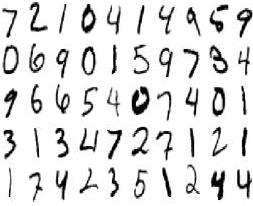
#> input picture Image_Processing/testimage.jpg, 253 x 206 px
$ python -i imgpreprocess.py   (imports and definitions only)
#> lines starting #> are read from the running program, lines starting #| are printed output that depends on the picture; after the words box and inside, x2 and y2 are one past the last pixel; in counts of white or black regions, pixels touching at a corner belong together
"""
imgpreprocess.py
~~~~~~~~~~~~~~~~
A module to preprocess and segement an image containing digits in several lines
into lines and further into separate digits. These segmented images of digits
are then fed to neural networks for recognition.
"""

import numpy as np
import matplotlib.pyplot as plt
import os
import cv2
import Image_Processing.center_image as c_img


class Preprocess(object):

    """Preprocess class is initialized by passing an image as argument."""

    def __init__(self, imagepath):
        """:param str imagepath :  the path of the image to be segmented"""
#> called with imagepath = 'testimage.jpg'
        if type(imagepath) == str:
            if os.path.isfile(imagepath):
                try:
                    self.image = cv2.imread(imagepath, 0)
#> self.image is the input picture: shape (206, 253); min 0, max 255, mean 224.1
                except IOError:
                    print(imagepath, "not an image file")
            else:
                raise IOError("File doesnot exist")
        else:
            raise TypeError("Expected imagepath as a string")

    def segment_lines(self, bin_block_size=0.5):
        """The image containing text is segmented into lines and returns
        a list of the lines

        :return: List of arrays, each array is a line from image

        """
        bin_block_size = int(bin_block_size * 399)
        denoised_img = cv2.fastNlMeansDenoising(binaryimg
                                                (self.image, bin_block_size),
                                                None, 200, 7, 7)
#> in binaryimg, `binary_image = cv2.adaptiveThreshold(blur_image, 1, cv2.ADAPTIVE_THRES..`:
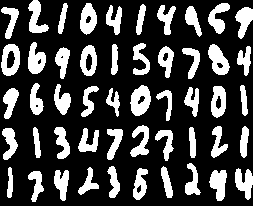
#> binary_image: shape (206, 253); values 0 (black) and 1 (white), 26.5% white; 50 white regions, largest, box (x1, y1, x2, y2) and area: (130, 85, 151, 116) 447, (208, 44, 230, 75) 403, (1, 44, 20, 76) 396
#> in binaryimg, `blurred_bin = cv2.GaussianBlur(binary_image, (7, 7), 3)`: blurred_bin: shape (206, 253); values 0 (black) and 1 (white), 25.7% white; 50 white regions, largest, box (x1, y1, x2, y2) and area: (131, 86, 151, 116) 447, (0, 44, 20, 76) 417, (208, 44, 229, 75) 406
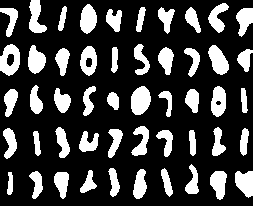
#> denoised_img: shape (206, 253); values 0 (black) and 1 (white), 24.4% white; 50 white regions, largest, box (x1, y1, x2, y2) and area: (131, 86, 151, 115) 447, (0, 44, 20, 76) 428, (208, 45, 229, 75) 396
        cropped_image = cropimg(denoised_img)
#> in cropimg, `y1, y2 = row_sum[0][0], row_sum[0][-1]`: y1 = 0; y2 = 199
#> in cropimg, `x1, x2 = col_sum[0][0], col_sum[0][-1]`: x1 = 0; x2 = 252
        plt.imshow(cropped_image)
        plt.show()
        lines = []
        limg = cropped_image.copy()
        last_lin = last_line(limg)
#> last_lin: shape (36, 253); values 0 (black) and 1 (white), 26.8% white; 10 white regions, largest, box (x1, y1, x2, y2) and area: (235, 7, 253, 34) 369, (210, 7, 227, 36) 345, (133, 5, 147, 35) 293
        while not np.sum(limg) == np.sum(last_lin):
            m, n = limg.shape
            p = 0
            for i in range(1, m):
                if np.sum(limg[i, :]) == 0 and\
                   np.sum(limg[i - 1, :]) != 0 and np.sum(limg[i - 5, :]) != 0:
                    lines.append(limg[:i, :])
                    p = i
                    break
            limg = limg[p:, :]
            limg = cropimg(limg)
#> this loop made 4 passes
#> (m, n, y1 in cropimg, y2 in cropimg, x1 in cropimg, x2 in cropimg) on passes 1 to 4: (200, 253, 7, 162, 0, 252), (156, 253, 8, 122, 3, 252), (115, 250, 9, 82, 0, 249), (74, 250, 5, 40, 4, 249)
#> pass 1, in segment_lines, `limg = limg[p:, :]`:
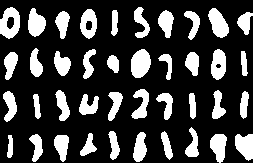
#> limg: shape (163, 253); values 0 (black) and 1 (white), 24.6% white; 40 white regions, largest, box (x1, y1, x2, y2) and area: (131, 49, 151, 78) 447, (0, 7, 20, 39) 428, (208, 8, 229, 38) 396
#> pass 1, in cropimg (call 2), `cropped_image = image[y1:y2 + 1, x1:x2 + 1]`:
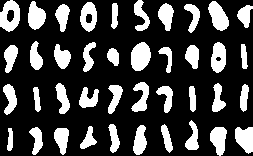
#> cropped_image: shape (156, 253); values 0 (black) and 1 (white), 25.7% white; 40 white regions, largest, box (x1, y1, x2, y2) and area: (131, 42, 151, 71) 447, (0, 0, 20, 32) 428, (208, 1, 229, 31) 396
#> pass 2, in segment_lines, `limg = limg[p:, :]`:
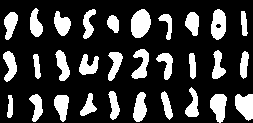
#> limg: shape (123, 253); values 0 (black) and 1 (white), 23.2% white; 30 white regions, largest, box (x1, y1, x2, y2) and area: (131, 9, 151, 38) 447, (235, 94, 253, 121) 369, (211, 9, 226, 40) 356
#> pass 2, in cropimg (call 3), `cropped_image = image[y1:y2 + 1, x1:x2 + 1]`:
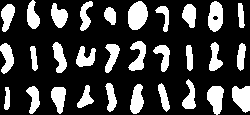
#> cropped_image: shape (115, 250); values 0 (black) and 1 (white), 25.1% white; 30 white regions, largest, box (x1, y1, x2, y2) and area: (128, 1, 148, 30) 447, (232, 86, 250, 113) 369, (208, 1, 223, 32) 356
#> after the loop:
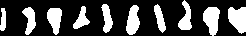
#> limg: shape (36, 246); values 0 (black) and 1 (white), 27.6% white; 10 white regions, largest, box (x1, y1, x2, y2) and area: (228, 7, 246, 34) 369, (203, 7, 220, 36) 345, (126, 5, 140, 35) 293
#> after the loop, lines = 4 items
        lines.append(last_lin)
        line_len_avg = 0
        for line in lines:
            line_len_avg = line_len_avg + float(len(line)) / (2 * len(lines))
#> this loop made 5 passes
#> line_len_avg on passes 1 to 5: 3.7, 7, 10.2, 13.5, 17.1
#> after the loop, line_len_avg = 17.1
        while True:
            K = len(lines)
            for line in lines:
                if len(line) < line_len_avg:
                    lines.remove(line)
            if K == len(lines):
                break
#> this loop made 1 pass
#> K on pass 1: 5
#> after the loop, lines = 5 items
        return lines


def binaryimg(image, bin_block_size):
    """Converts grayscale image to binary image , it gives 1 for black and zero
    for white.

    :param array image: represents the image to be converted to binary

    """
    blur_image = cv2.GaussianBlur(image, (7, 7), 0)
    binary_image = cv2.adaptiveThreshold(blur_image, 1,
                                         cv2.ADAPTIVE_THRESH_MEAN_C,
                                         cv2.THRESH_BINARY_INV,
                                         bin_block_size, 15)
    m, n = binary_image.shape
    binary_image = np.asmatrix(binary_image)
    blurred_bin = cv2.GaussianBlur(binary_image, (7, 7), 3)
    return blurred_bin


def cropimg(image):
    """Crops a binary image tightly

    :param array image:

    """
    col_sum = np.where(np.sum(image, axis=0) > 0)
    row_sum = np.where(np.sum(image, axis=1) > 0)
    y1, y2 = row_sum[0][0], row_sum[0][-1]
    x1, x2 = col_sum[0][0], col_sum[0][-1]
    cropped_image = image[y1:y2 + 1, x1:x2 + 1]
    # import pdb;pdb.set_trace()
    return cropped_image


def last_line(img):
    """Takes cropped binary image as input and gives the segment
    of image containing last line of text

    :param array img:

    """
    m, n = img.shape
    for i in list(reversed(range(m - 1))):
        if np.sum(img[i, :]) == 0 and np.sum(img[i + 1, :]) != 0:
            lline1 = img[i + 1:, :]
            break
    return lline1


# [59 lines left out: functions segment_characters, last_char, not called in this run]

>>> result = Preprocess('testimage.jpg').segment_lines()
#> result = 5 items
